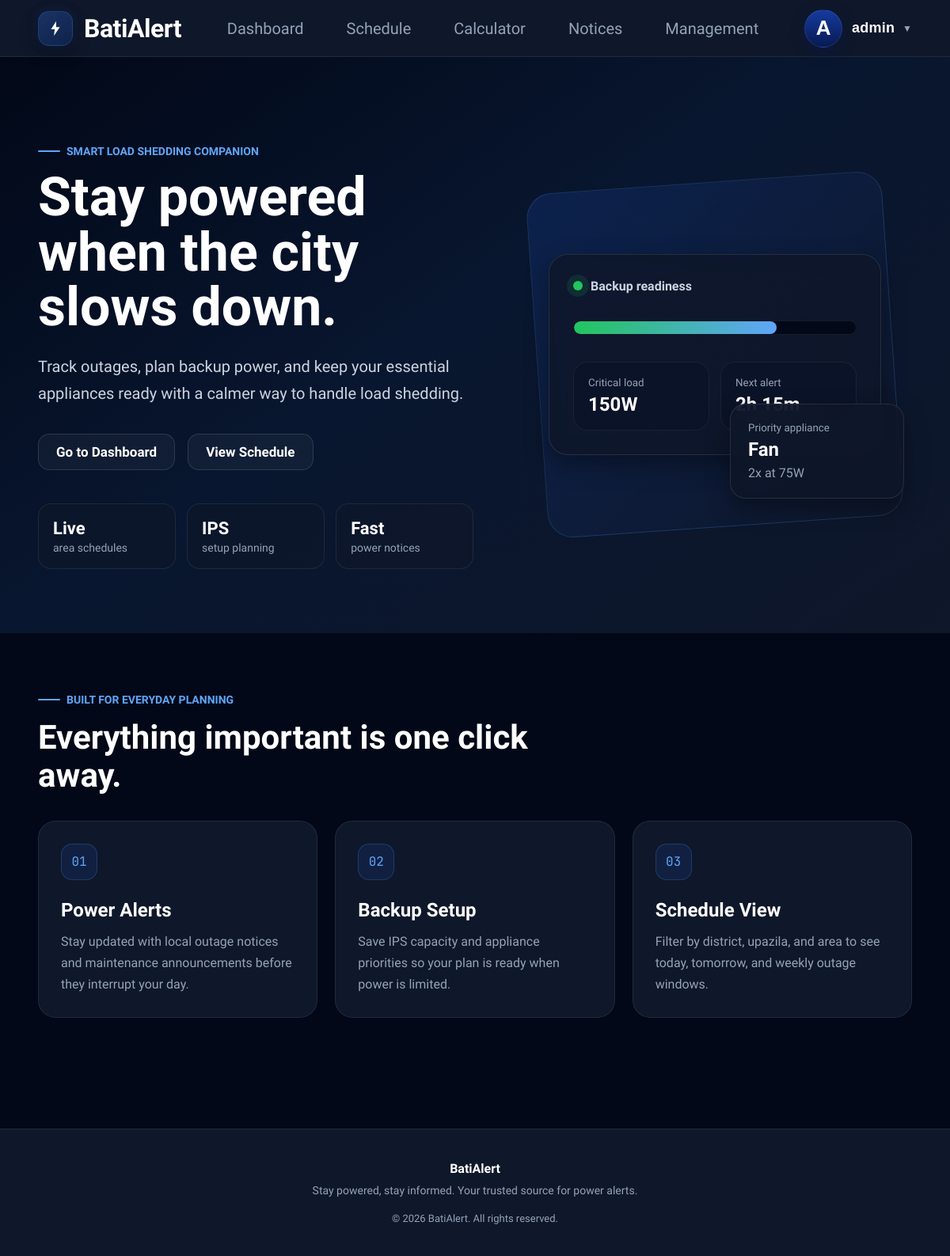
The app's page / (signed in) with its own data.
### users/models.py (models this page shows, shortened)
class SetupAppliance(models.Model):
    setup = models.ForeignKey(
        SavedSetup,
        on_delete=models.CASCADE,
        related_name="items"
    )
    appliance = models.ForeignKey(
        Appliance,
        on_delete=models.CASCADE
    )
    quantity = models.PositiveIntegerField()
    custom_watt = models.PositiveIntegerField(
        null=True,
        blank=True
    )
    priority = models.PositiveIntegerField()

### core/models.py (models this page shows, shortened)
class Appliance(models.Model):
    name = models.CharField(
        max_length=100
    )
    watt = models.IntegerField()

### core/views.py (the view)
def home(request):
    priority_appliance = None
    total_watt = 0
    if request.user.is_authenticated:
        from users.models import SavedSetup
        setup = (
            SavedSetup.objects
            .filter(user=request.user)
            .prefetch_related("items__appliance")
            .first()
        )
        if setup:
            setup_items = setup.items.all()
            priority_appliance = (
                setup_items
                .order_by("priority", "id")
                .first()
            )
            for item in setup_items:
                watt = (
                    item.custom_watt
                    or item.appliance.watt
                )
                total_watt += (
                    watt *
                    item.quantity
                )
    return render(
        request,
        'home.html',
        {
            "priority_appliance":
            priority_appliance,
            "total_watt":
            total_watt,
        }
    )

### users/context_processors.py (called while the page is built)
def appliance_context(request):
    return {
        "appliances":
        Appliance.objects.all()
    }

### templates/home.html
{% extends 'base.html' %}
{% load static %}
{% block content %}
<section class="home-hero">
    <div class="home-hero-grid">
        <div class="home-hero-content">
            <span class="home-kicker">Smart load shedding companion</span>
            <h1 class="home-title">
                Stay powered when the city slows down.
            </h1>
            <p class="home-subtitle">
                Track outages, plan backup power, and keep your essential appliances ready with a calmer way to handle load shedding.
            </p>
            <div class="home-actions">
                {% if request.user.is_authenticated %}
                    <a href="{% url 'dashboard' %}" class="home-primary-btn">Go to Dashboard</a>
                    <a href="{% url 'schedule' %}" class="home-ghost-btn">View Schedule</a>
                {% else %}
                    <a href="{% url 'signup' %}" class="home-primary-btn">Get Started</a>
                    <a href="{% url 'login' %}" class="home-ghost-btn">Sign In</a>
                {% endif %}
            </div>
            <div class="home-trust-row">
                <div>
                    <strong>Live</strong>
                    <span>area schedules</span>
                </div>
                <div>
                    <strong>IPS</strong>
                    <span>setup planning</span>
                </div>
                <div>
                    <strong>Fast</strong>
                    <span>power notices</span>
                </div>
            </div>
        </div>
        <div class="home-power-panel {% if not request.user.is_authenticated %}no-floating-card{% endif %}">
            <div class="power-card main-power-card">
                <div class="power-card-top">
                    <span class="status-dot"></span>
                    <span>Backup readiness</span>
                </div>
                <div class="power-meter">
                    <span></span>
                </div>
                <div class="power-stat-grid">
                    <div>
                        <small>Critical load</small>
                        <strong>
                            {% if total_watt %}
                                {{ total_watt }}W
                            {% else %}
                                0W
                            {% endif %}
                        </strong>
                    </div>
                    <div>
                        <small>Next alert</small>
                        <strong>2h 15m</strong>
                    </div>
                </div>
            </div>
            {% if priority_appliance or request.user.is_authenticated %}
            <div class="power-card floating-power-card">
                {% if priority_appliance %}
                    <small>Priority appliance</small>
                    <strong>{{ priority_appliance.appliance.name }}</strong>
                    <span>
                        {{ priority_appliance.quantity }}x at
                        {{ priority_appliance.custom_watt|default:priority_appliance.appliance.watt }}W
                    </span>
                {% elif request.user.is_authenticated %}
                    <small>Priority appliance</small>
                    <strong>No setup saved</strong>
                    <span>Add appliances from dashboard</span>
                {% endif %}
            </div>
            {% endif %}
        </div>
    </div>
</section>
<section class="home-feature-section">
    <div class="home-section-heading">
        <span class="home-kicker">Built for everyday planning</span>
        <h2>Everything important is one click away.</h2>
    </div>
    <div class="home-feature-grid">
        <article class="home-feature-card">
            <span class="feature-index">01</span>
            <h3>Power Alerts</h3>
            <p>Stay updated with local outage notices and maintenance announcements before they interrupt your day.</p>
        </article>
        <article class="home-feature-card">
            <span class="feature-index">02</span>
            <h3>Backup Setup</h3>
            <p>Save IPS capacity and appliance priorities so your plan is ready when power is limited.</p>
        </article>
        <article class="home-feature-card">
            <span class="feature-index">03</span>
            <h3>Schedule View</h3>
            <p>Filter by district, upazila, and area to see today, tomorrow, and weekly outage windows.</p>
        </article>
    </div>
</section>
{% endblock %}

### templates/navbar.html (shortened to what this page needs)
<nav class="navbar">
  <div class="navbar-left">
    <a href="{% url "home" %}"
       class="brand">
    <div class="brand-logo">
        <svg
            viewBox="0 0 24 24"
            width="22"
            height="22"
            fill="none">
            <path
                d="M13 2L6 13H11L10 22L18 10H13V2Z"
                fill="white"/>
        </svg>
    </div>
    <span class="brand-text">
        BatiAlert
    </span>
</a>
  </div>
  <div class="navbar-center">
    <a href="{% url "dashboard" %}"
       class="nav-link protected-link">
        Dashboard
    </a>
    <a href="{% url "schedule" %}"
       class="nav-link protected-link">
        Schedule
    </a>
    <a href="{% url "calculator" %}"
       class="nav-link protected-link">
        Calculator
    </a>
    <a href="{% url "notices" %}"
       class="nav-link protected-link">
        Notices
    </a>
    {% if request.user.is_staff %}
    <a href="{% url "management_dashboard" %}"
       class="nav-link">
        Management
    </a>
    {% endif %}
</div>
  <div class="navbar-right">
    {% if request.user.is_authenticated %}
        <button
            id="profileBtn"
            class="profile-btn">
            <div class="profile-avatar">
                {{ request.user.username|first|upper }}
            </div>
            <span class="profile-name">
                {{ request.user.username }}
            </span>
           <span class="dropdown-arrow">
  ▼
</span>
        </button>
    {% endif %}
</div>
</nav>

### records on screen
SetupAppliance: appliance.name "Fan", quantity "2", custom_watt "75"

### other values on screen
{{ request.user.username|first|upper }} "A"
{{ request.user.username }} "admin"
{{ total_watt }} "150"
